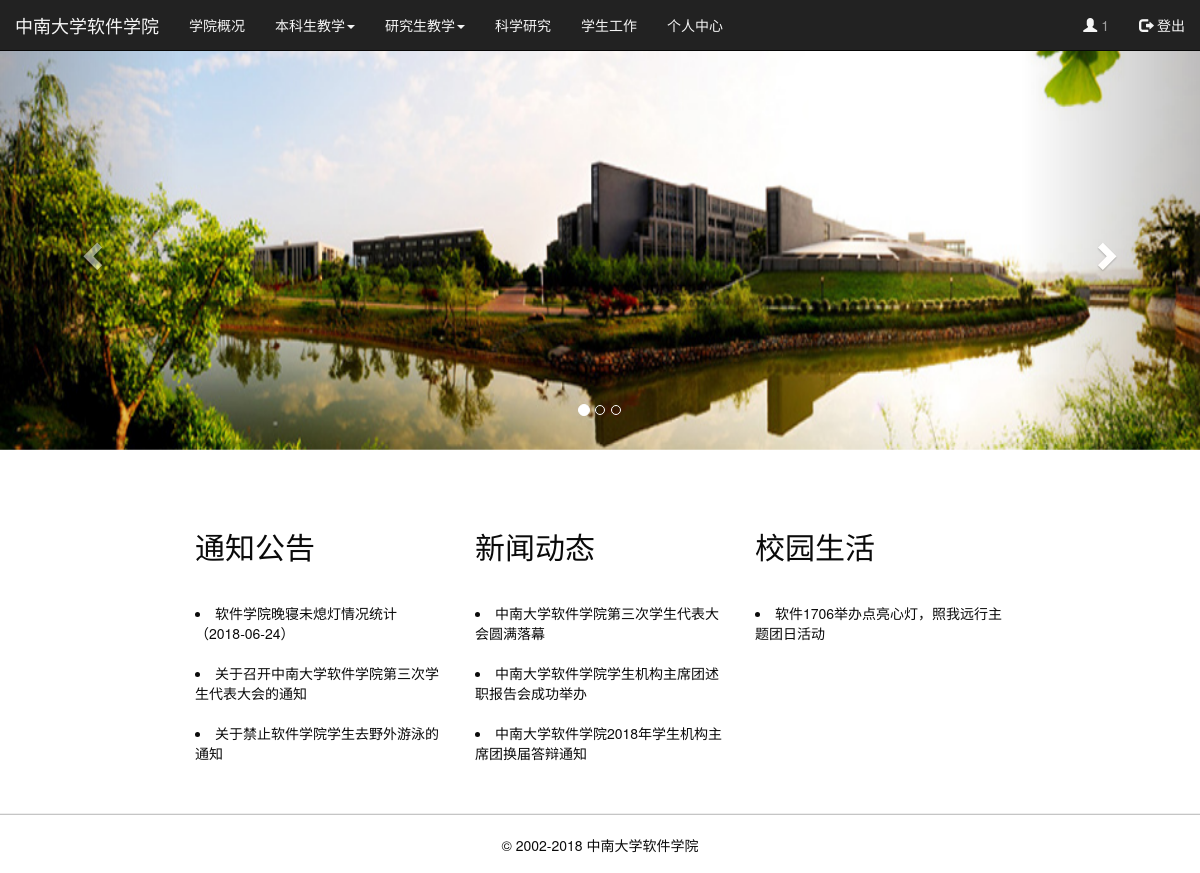
The page / (signed in) on the database its author committed.
### UserManagement/models/User.py (models this page shows, shortened)
class User(models.Model):
    id = models.CharField(verbose_name='学工号', max_length=12, primary_key=True)
    name = models.CharField(verbose_name='姓名', max_length=10)
    pwd = models.CharField(verbose_name='密码', max_length=25)
    stat = models.BooleanField(verbose_name='用户状态', default=True)  # 0 不可用 1 可用
    name_used_before = models.CharField(verbose_name='曾用名', max_length=10, null=True, blank=True)
    sex = models.IntegerField(verbose_name='性别', choices=((0, '男'), (1, '女')))
    birthday = models.DateField(verbose_name='出生日期')
    political_choices = (
        (1, '中共党员'),
        (2, '中共预备党员'),
        (3, '共青团员'),
        (4, '民革党员'),
        (5, '民盟盟员'),
        (6, '民建会员'),
        (7, '民进会员'),
        (8, '农工党党员'),
        (9, '致公党党员'),
        (10, '九三学社社员'),
        (11, '台盟盟员'),
        (12, '无党派人士'),
        (13, '群众'),
    )
    political = models.IntegerField(verbose_name='政治面貌', choices=political_choices)
    native_place = models.CharField(verbose_name='籍贯', max_length=5)
    id_number = models.CharField(verbose_name='身份证号', max_length=20)
    phone_number = models.CharField(verbose_name='电话', max_length=20)
    email = models.EmailField(verbose_name='email')
    qq = models.CharField(verbose_name='QQ', max_length=20)
    country_and_region_choices = (
        ('AD', 'AD安道尔'),
        ('AE', 'AE阿联酋'),
        ('AF', 'AF阿富汗'),
        ('AG', 'AG安提瓜和巴布达'),
        ('AI', 'AI安圭拉'),
        ('AL', 'AL阿尔巴尼亚'),
        ('AM', 'AM亚美尼亚'),
        ('AO', 'AO安哥拉'),
        ('AR', 'AR阿根廷'),
        ('AT', 'AT奥地利'),
        ('AU', 'AU澳大利亚'),
        ('AW', 'AW阿鲁巴'),
        ('AZ', 'AZ阿塞拜疆'),
        ('BA', 'BA波黑'),
        ('BB', 'BB巴巴多斯'),
        ('BD', 'BD孟加拉'),
        ('BE', 'BE比利时'),
        ('BF', 'BF布基纳法索'),
        ('BG', 'BG保加利亚'),
        ('BH', 'BH巴林'),
        ('BI', 'BI布隆迪'),
        ('BJ', 'BJ贝宁'),
        ('BM', 'BM百慕大'),
        ('BN', 'BN文莱'),
        ('BO', 'BO玻利维亚'),
        ('BR', 'BR巴西'),
        ('BS', 'BS巴哈马'),
        ('BT', 'BT不丹'),
        ('BV', 'BV挪威布韦岛'),
        ('BW', 'BW博茨瓦纳'),
        ('BY', 'BY白俄罗斯'),
        ('BZ', 'BZ伯利兹'),
        ('CA', 'CA加拿大'),
        ('CF', 'CF中非共和国'),
        ('CG', 'CG刚果'),
        ('CH', 'CH瑞士'),
        ('CI', 'CI科特迪瓦'),
        ('CK', 'CK库克群岛'),
        ('CL', 'CL智利'),
        ('CM', 'CM喀麦隆'),
        ('CN', 'CN中国'),
        ('CO', 'CO哥伦比亚'),
        ('CR', 'CR哥斯达黎加'),
        ('CU', 'CU古巴'),
        ('CV', 'CV佛得角'),
        ('CX', 'CX澳大利亚圣诞岛'),
        ('CY', 'CY塞浦路斯'),
        ('CZ', 'CZ捷克共和国'),
        ('DE', 'DE德国'),
        ('DJ', 'DJ吉布提'),
        ('DK', 'DK丹麦'),
        ('DM', 'DM多明哥'),
        ('DO', 'DO多米尼加'),
        ('DZ', 'DZ阿尔及利亚'),
        ('EC', 'EC厄瓜多尔'),
        ('EE', 'EE爱沙尼亚'),
        ('EG', 'EG埃及'),
        ('EH', 'EH西撒哈拉'),
        ('ES', 'ES西班牙'),
        ('ET', 'ET埃塞俄比亚'),
        ('FI', 'FI芬兰'),
        ('FJ', 'FJ斐济'),
        ('FK', 'FK福克兰群岛'),
        ('FM', 'FM密克罗尼西亚'),
        ('FR', 'FR法国'),
        ('GA', 'GA加蓬'),
        ('GB', 'GB英国'),
        ('GD', 'GD格林纳达'),
        ('GE', 'GE格鲁吉亚'),
        ('GF', 'GF法属圭亚那'),
        ('GH', 'GH加纳'),
        ('GI', 'GI直布罗陀'),
        ('GL', 'GL格陵兰'),
        ('GM', 'GM冈比亚'),
        ('GN', 'GN几内亚'),
        ('GP', 'GP瓜德罗普'),
        ('GQ', 'GQ赤道几内亚'),
        ('GR', 'GR希腊'),
        ('GT', 'GT危地马拉'),
        ('GU', 'GU关岛'),
        ('GW', 'GW几内亚比绍'),
        ('GY', 'GY圭亚那'),
        ('HK', 'HK中国香港'),
        ('HN', 'HN洪都拉斯'),
        ('HR', 'HR克罗地亚'),
        ('HT', 'HT海地'),
        ('HU', 'HU匈牙利'),
        ('ID', 'ID印度尼西亚'),
        ('IE', 'IE爱尔兰'),
        ('IL', 'IL以色列'),
        ('IN', 'IN印度'),
        ('IQ', 'IQ伊拉克'),
        ('IR', 'IR伊朗'),
        ('IS', 'IS冰岛'),
        ('IT', 'IT意大利'),
        ('JM', 'JM牙买加'),
        ('JO', 'JO约旦'),
        ('JP', 'JP日本'),
        ('KE', 'KE肯尼亚'),
        ('KG', 'KG吉尔吉斯斯坦'),
        ('KH', 'KH柬埔寨'),
        ('KI', 'KI基里巴斯'),
        ('KM', 'KM科摩罗'),
        ('KP', 'KP朝鲜'),
        ('KR', 'KR韩国'),
        ('KW', 'KW科威特'),
        ('KY', 'KY开曼群岛'),
        ('KZ', 'KZ哈萨克斯坦'),
        ('LA', 'LA老挝'),
        ('LB', 'LB黎巴嫩'),
        ('LC', 'LC圣卢西亚'),
        ('LI', 'LI列支敦士登'),
        ('LK', 'LK斯里兰卡'),
        ('LR', 'LR利比里亚'),
        ('LS', 'LS莱索托'),
        ('LT', 'LT立陶宛'),
        ('LU', 'LU卢森堡'),
        ('LV', 'LV拉托维亚'),
        ('LY', 'LY利比亚'),
        ('MA', 'MA摩洛哥'),
        ('MD', 'MD摩尔多瓦'),
        ('MG', 'MG马达加斯加'),
        ('MH', 'MH马绍尔群岛'),
        ('ML', 'ML马里'),
        ('MM', 'MM缅甸'),
        ('MN', 'MN蒙古'),
        ('MO', 'MO中国澳门'),
        ('MR', 'MR毛里塔尼亚'),
        ('MT', 'MT马耳他'),
        ('MU', 'MU毛里求斯'),
        ('MV', 'MV马尔代夫'),
        ('MW', 'MW马拉维'),
        ('MX', 'MX墨西哥'),
        ('MY', 'MY马来西亚'),
        ('MZ', 'MZ莫桑比克'),
        ('NA', 'NA纳米比亚'),
        ('NC', 'NC新喀里多尼亚'),
        ('NE', 'NE尼日尔'),
        ('NG', 'NG尼日利亚'),
        ('NI', 'NI尼加拉瓜'),
        ('NL', 'NL荷兰'),
        ('NO', 'NO挪威'),
        ('NP', 'NP尼泊尔'),
        ('NR', 'NR瑙鲁'),
        ('NU', 'NU纽埃'),
        ('NZ', 'NZ新西兰'),
        ('OM', 'OM阿曼'),
        ('PA', 'PA巴拿马'),
        ('PE', 'PE秘鲁'),
        ('PF', 'PF法属玻里尼西亚'),
        ('PG', 'PG巴布亚新几内亚'),
        ('PH', 'PH菲律宾'),
        ('PK', 'PK巴基斯坦'),
        ('PL', 'PL波兰'),
        ('PN', 'PN皮特开恩群岛'),
        ('PT', 'PT葡萄牙'),
        ('PW', 'PW帕劳'),
        ('PY', 'PY巴拉圭'),
        ('QA', 'QA卡塔尔'),
        ('RO', 'RO罗马尼亚'),
        ('RU', 'RU俄罗斯'),
        ('RW', 'RW卢旺达'),
        ('SA', 'SA沙特阿拉伯'),
        ('SB', 'SB所罗门群岛'),
        ('SC', 'SC塞舌尔'),
        ('SD', 'SD苏丹'),
        ('SE', 'SE瑞典'),
        ('SG', 'SG新加坡'),
        ('SH', 'SH圣赫勒那'),
        ('SI', 'SI斯洛文尼亚'),
        ('SK', 'SK斯洛伐克'),
        ('SL', 'SL塞拉利昂'),
        ('SM', 'SM圣马力诺'),
        ('SN', 'SN塞内加尔'),
        ('SO', 'SO索马里'),
        ('SR', 'SR苏里南'),
        ('ST', 'ST圣多美与普林西比'),
        ('SV', 'SV萨尔瓦多'),
        ('SY', 'SY叙利亚'),
        ('SZ', 'SZ斯威士兰'),
        ('TD', 'TD乍得'),
        ('TF', 'TF法属南方领土'),
        ('TG', 'TG多哥'),
        ('TH', 'TH泰国'),
        ('TJ', 'TJ塔吉克斯坦'),
        ('TK', 'TK托克劳'),
        ('TM', 'TM土库曼斯坦'),
        ('TN', 'TH突尼斯'),
        ('TO', 'TO汤加'),
        ('TP', 'TP东帝汶'),
        ('TR', 'TR土尔其'),
        ('TT', 'TT特立尼达和多巴哥'),
        ('TV', 'TV图瓦卢'),
        ('TW', 'TW中国台湾'),
        ('TZ', 'TZ坦桑尼亚'),
        ('UA', 'UA乌克兰'),
        ('UG', 'UG乌干达'),
        ('UK', 'UK英国'),
        ('US', 'US美国'),
        ('UY', 'UY乌拉圭'),
        ('UZ', 'UZ乌兹别克斯坦'),
        ('VA', 'VA梵蒂冈'),
        ('VE', 'VE委内瑞拉'),
        ('VN', 'VN越南'),
        ('WS', 'WS西萨摩亚'),
        ('YE', 'YE也门'),
        ('YU', 'YU南斯拉夫'),
        ('ZA', 'ZA南非'),
        ('ZM', 'ZM赞比亚'),
        ('ZR', 'ZR扎伊尔'),
        ('ZW', 'ZW津巴布韦'),
    )
    country_and_region = models.CharField(verbose_name='国家或地区', max_length=3, choices=country_and_region_choices,
                                          default='CN')
    creator = models.ForeignKey('self', on_delete=models.SET_NULL, verbose_name='用户创建者', null=True, blank=True)
    objects = User_Manager()
    class Meta:
        verbose_name = '用户'
        verbose_name_plural = '用户列表'
        permissions = (
            ('view_my_users', '可以查看自己创建的用户'),
            ('view_class_users', '可以查看自己班级的用户'),
            ('view_grade_users', '可以查看自己年级的用户'),
            ('view_all_users', '可以查看所有用户'),
            ('create_user', '可以增加用户'),
            ('update_my_users', '可以修改自己创建的用户'),
            ('update_class_users', '可以修改自己班级的用户'),
            ('update_grade_users', '可以修改自己年级的用户'),
            ('update_all_users', '可以修改所有用户'),
            ('delete_my_users', '可以删除自己创建的用户'),
            ('delete_class_users', '可以删除自己班级的用户'),
            ('delete_grade_users', '可以删除自己年级的用户'),
            ('delete_all_users', '可以删除所有用户'),
        )

### Pages/models.py (models this page shows, shortened)
class NavbarObject(models.Model):
    page = models.ForeignKey(Page, verbose_name='页面名称', on_delete=models.CASCADE)
    serial_number = models.FloatField(verbose_name='序号')
    name = models.CharField('名称', max_length=25)
    herf = models.CharField('相对路径', max_length=100, null=True, blank=True)
    superior = models.ForeignKey('self', on_delete=models.CASCADE, null=True, blank=True, verbose_name='上级栏目')
    class Meta:
        unique_together = ('page', 'serial_number')
        verbose_name = '导航栏内容'
        verbose_name_plural = '导航栏内容'

class DisplayColumn(models.Model):
    page = models.ForeignKey(Page, verbose_name='页面名称', on_delete=models.CASCADE)
    serial_number = models.IntegerField(verbose_name='序号')
    column = models.ForeignKey(Column, verbose_name='栏目', on_delete=models.CASCADE)
    class Meta:
        unique_together = ('page', 'serial_number')
        verbose_name = '页面显示栏目'
        verbose_name_plural = '页面显示栏目'

### ArticleManagement/models.py (models this page shows, shortened)
class Column(models.Model):
    name = models.CharField('栏目名称', max_length=30)
    superior = models.ForeignKey('self', on_delete=models.SET_NULL, verbose_name='上级栏目', null=True, blank=True)
    objects = ColumnManager()
    class Meta:
        unique_together = ('name', 'superior')
        verbose_name = '栏目'
        verbose_name_plural = '栏目'

class Article(models.Model):
    article_id = models.IntegerField(verbose_name='文章编号')
    edit_time = models.DateTimeField(verbose_name='修改时间')  # 第一次创建的时间也是这个
    title = models.CharField(verbose_name='标题', max_length=30)
    author = models.CharField(verbose_name='作者', max_length=30)
    editor = models.CharField(verbose_name='编辑', max_length=30)
    content = models.TextField(verbose_name='内容', max_length=100000)
    creator = models.ForeignKey(User, on_delete=models.SET_NULL, verbose_name='创建者', null=True, blank=True)
    objects = ArticleManager()
    class Meta:
        unique_together = ('id', 'edit_time')
        verbose_name = '文章'
        verbose_name_plural = '文章'

### Pages/views/index.py (the view)
# urls.py: path('', index),
def index(request):
    navbarobj = NavbarObject.objects.filter(page__name='index').order_by('serial_number')
    navbar = []
    num = 0
    for nav in navbarobj:
        if nav.serial_number - int(nav.serial_number) == 0:
            navbar.append({
                "len": 1,
                "val": [nav],
            })
            num += 1
        else:
            num -= 1
            try:
                navbar[num]["val"].append(nav)
                navbar[num]["len"] += 1
            except:
                navbar.append({
                    "len": 0,
                    "val": [],
                })
                navbar[num]["val"].append(nav)
                navbar[num]["len"] += 1
            num += 1
    user = None
    try:
        user_id = request.session['user_id']
        user_pwd = request.session['user_pwd']
        user = AuthenticateUser(user_id, user_pwd)
    except:
        request.session['user_name'] = None
    displaycolumn = DisplayColumn.objects.filter(page__name='index').order_by('serial_number')
    col_len = displaycolumn.count()
    col_md = None
    if col_len == 0:
        displaycolumn = None
    elif col_len == 1:
        col_md = "col-md-12"
    elif col_len % 3 == 0:
        col_md = "col-md-4"
    elif col_len % 2 == 0:
        col_md = "col-md-6"
    elif col_len == 5 or col_len == 7:
        col_md = "col-md-12"
    articles = []
    if displaycolumn is not None:
        for col_index in range(len(displaycolumn)):
            col = displaycolumn[col_index].column
            article = ArchivalArticles.objects.filter(column=col).order_by('article__edit_time').reverse().values('article')
            articles.append([])
            for atc in article:
                pk = atc['article']
                a = Article.objects.get(pk=pk)
                stat = ArticleStat.objects.filter(article=a)
                if len(stat) == 0 or stat.first().stat == '发布':
                    articles[col_index].append(Article.objects.get(pk=pk))
    column = []
    if displaycolumn is not None:
        for col_index in range(len(displaycolumn)):
            col = {}
            col["title"] = displaycolumn[col_index]
            col["article"] = articles[col_index]
            column.append(col)
    return render(request, 'htmls/index.html', {
        "user": user,
        "navbar": navbar,
        "column": column,
        "col_md": col_md,
    })

### templates/htmls/index.html (shortened to what this page needs)
<!DOCTYPE html>
{% load static %}
<html lang="zh-CN">
<head>
    <link href="https://cdn.bootcss.com/bootstrap/3.3.7/css/bootstrap.css" rel="stylesheet">
    <link href="{% static "css/index.css" %}" rel="stylesheet">
</head>
<body>
    <div class="navbar navbar-inverse navbar-default navbar-fixed-top" role="navigation" id="menu-nav">
        <div class="container-fluid">
            <div class="navbar-header">
                <a id="navbar-brand" class="navbar-brand" href="/" style="color: whitesmoke">   中南大学软件学院</a>
            </div>
            <div class="navbar-collapse collapse">
                <ul class="nav navbar-nav navbar-right">
                    {% if user == None %}
                    <li><a href="#" data-toggle="modal" data-target="#LoginModal" style="color: whitesmoke"><span class="glyphicon glyphicon-user"></span>  登录  </a></li>
                    {% else %}
                    <li><a href="/usercenter/"><span class="glyphicon glyphicon-user" style="color: whitesmoke"></span>  {{ user.name }}  </a></li>
                    <li><a href="#" onclick="logout()" style="color: whitesmoke"><span class="glyphicon glyphicon-log-out"></span> 登出 </a></li>
                    {% endif %}
                </ul>
                <ul class="nav navbar-nav">
                {% for nav in navbar %}
                    {% if nav.len == 1 %}
                    <li><a href="{{ nav.val.0.herf }}" style="color: whitesmoke">{{ nav.val.0.name }}</a></li>
                    {% else %}
                    <li class="dropdown">
                    <a href="{{ nav.val.0.herf }}" class="dropdown-toggle" data-toggle="dropdown" style="color: whitesmoke">
                        {{ nav.val.0.name }}<span class="caret"></span></a>
                    </li>
                    {% endif %}
                {% endfor %}
                {% if user != None %}
                    <li><a href="/usercenter/" style="color: whitesmoke">个人中心</a></li>
                {% endif %}
                </ul>
            </div>
        </div>
    </div>
    <div id="carousel-example-generic" class="carousel slide" data-ride="carousel">
        <ol class="carousel-indicators">
            <li data-target="#carousel-example-generic" data-slide-to="0" class="active"></li>
            <li data-target="#carousel-example-generic" data-slide-to="1"></li>
            <li data-target="#carousel-example-generic" data-slide-to="2"></li>
        </ol>
        <div class="carousel-inner" role="listbox">
            <div class="item active">
                <img src="{% static "images/carousel1.jpg" %}">
                <div class="carousel-caption"></div>
            </div>
        </div>
        <a class="left carousel-control" href="#carousel-example-generic" role="button" data-slide="prev">
            <span class="glyphicon glyphicon-chevron-left" aria-hidden="true"></span>
        </a>
        <a class="right carousel-control" href="#carousel-example-generic" role="button" data-slide="next">
            <span class="glyphicon glyphicon-chevron-right" aria-hidden="true"></span>
        </a>
    </div>
    <div class="container-fluid summary" style="width: 70%; alignment: center">
        <div class="row" id="summary-container">
        {% if column != None %}
            {% for col in column %}
            <div class="{{ col_md }} ">
                <h2 onclick="gotoColumn('{{ col.title.column.id }}')" class="column_item">{{ col.title.column.name }}</h2>
                <p>
                {% if col.article.0 != None %}
                    <li onclick="gotoArticle({{ col.article.0.id }})" class="article_item">{{ col.article.0.title }}</li>
                {% endif %}
                {% if col.article.1 != None %}
                    <li onclick="gotoArticle({{ col.article.1.id }})" class="article_item">{{ col.article.1.title }}</li>
                {% endif %}
                {% if col.article.2 != None %}
                    <li onclick="gotoArticle({{ col.article.2.id }})" class="article_item">{{ col.article.2.title }}</li>
                {% endif %}
            </div>
            {% endfor %}
        {% endif %}
        </div>
        <footer id="footer">
            <br>
            <hr>
            <p align="center">&copy; 2002-2018 中南大学软件学院 </p>
        </footer>
    </div>
</body>
</html>

### rows shown on the page
User: name "1"
NavbarObject: val.0.name "学院概况"
NavbarObject: val.0.name "本科生教学"
NavbarObject: val.0.name "研究生教学"
NavbarObject: val.0.name "科学研究"
NavbarObject: val.0.name "学生工作"
DisplayColumn: title.column.name "通知公告", article.0 "软件学院晚寝未熄灯情况统计（2018-06-24）", article.1 "关于召开中南大学软件学院第三次学生代表大会的通知", article.2 "关于禁止软件学院学生去野外游泳的通知"
DisplayColumn: title.column.name "新闻动态", article.0 "中南大学软件学院第三次学生代表大会圆满落幕", article.1 "中南大学软件学院学生机构主席团述职报告会成功举办", article.2 "中南大学软件学院2018年学生机构主席团换届答辩通知"
DisplayColumn: title.column.name "校园生活", article.0 "软件1706举办点亮心灯，照我远行主题团日活动"
